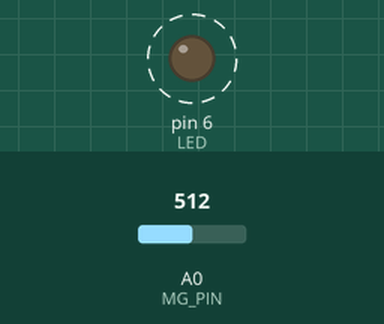
Simulated run of this sketch. Board: Arduino Uno, built with avr-gcc and run on an emulated ATmega328P. Parts: output pins drawn as LEDs (lit = HIGH). Dashed ring = blinking. The inputs (shaded band) are chosen by the test bench; at power-on: A0 (MG_PIN) = 512. What the sketch prints to the serial monitor is not drawn.

Above: at 0.3 s.
Timing chart, 0 to 3.0 s (numbered marks = the images above):
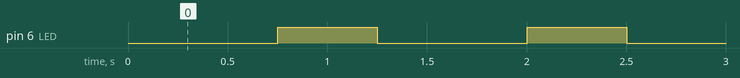

Measured:
- by itself, pin 6 (LED): alternates HIGH for 0.50 s and LOW for 0.75 s

The sketch:

HELLOWORLD_CO2_BASIC.ino
```cpp
#include "SEN0159.h"

#define SAMPLEUPDATE 11000

// MG_PIN Sensor de CO2 ligado à porta A/D A0

#define CO2Vcc PD7 // Fonte de alimentação para o sensor de CO2
                   // Ativa baixa.
#define LED PD6    // LED ligado ao pino 12 do ATMEGA328 (PD6)
                   // Configuração ativa-baixa
uint16_t  PRMS=0;

unsigned long myTime;
unsigned long sampleTime;  // Mantém registo de quando é que foi feita a última aquisição do valor do CO2

// ------------------------------------------------------------------------------------------------------------------
// void setup(void)
// ------------------------------------------------------------------------------------------------------------------
void setup()
{
  Serial.begin(250000);        // Instancia porto série
  pinMode(LED, OUTPUT);
  pinMode(CO2Vcc, OUTPUT);     // Estabelece porto para controlo de CO2Vcc
  digitalWrite(CO2Vcc, LOW);   // Liga fonte de alimentação
  sampleTime = millis();       // Cria timetag inicial

}

// ------------------------------------------------------------------------------------------------------------------
// void loop(void)
// ------------------------------------------------------------------------------------------------------------------
void loop()
{
  // Liga CO2Vcc para aquecer o sensor
  digitalWrite(LED,LOW);    // Liga LED
  delay(500); // 60 segundos
  PRMS = (uint16_t) CO2ppm(MG_PIN, CO2Curve);
  Serial.println(PRMS);
  digitalWrite(LED,HIGH);   // Desliga LED
  delay(500); // 60 segundos
}
```

SEN0159.h
```cpp
// ------------------------------------------------------------------------------------------------------------------
// Aliases
// ------------------------------------------------------------------------------------------------------------------
#define         MG_PIN                       (A0)    //define which analog input channel you are going to use
#define         BOOL_PIN                     (2)
#define         DC_GAIN                      (8.5)   //define the DC gain of amplifier
#define         READ_SAMPLE_INTERVAL         (50)    //define how many samples you are going to take in normal operation
#define         READ_SAMPLE_TIMES            (5)     //define the time interval(in milisecond) between each samples in
#define         ZERO_POINT_VOLTAGE           (0.220) //define the output of the sensor in volts when the concentration of CO2 is 400PPM
#define         REACTION_VOLTGAE             (0.030) //define the voltage drop of the sensor when move the sensor from air into 1000ppm CO2
// ------------------------------------------------------------------------------------------------------------------
// Variáveis
// ------------------------------------------------------------------------------------------------------------------
float           CO2Curve[3]  =  {2.602,ZERO_POINT_VOLTAGE,(REACTION_VOLTGAE/(2.602-3))};
                                                     //two points are taken from the curve.
                                                     //with these two points, a line is formed which is
                                                     //"approximately equivalent" to the original curve.
                                                     //data format:{ x, y, slope}; point1: (lg400, 0.324), point2: (lg4000, 0.280)
                                                     //slope = ( reaction voltage ) / (log400 –log1000)
// ------------------------------------------------------------------------------------------------------------------
// Protótipos
// ------------------------------------------------------------------------------------------------------------------
float MGRead(int);
int   MGGetPercentage(float , float*);
int   CO2ppm(int,float*);
```

SEN0159.ino
```cpp
/*****************************  CO2ppm *********************************************
Input:   mg_pin   - analog channel
		 CO2Curve - pointer to the curve of the target gas
Output:  CO2 concentration
************************************************************************************/
int CO2ppm(int MG_PIN,float *CO2Curve)
{
    float volts;
    volts = MGRead(MG_PIN);
    return(MGGetPercentage(volts,CO2Curve));
}

/*****************************  MGRead *********************************************
Input:   mg_pin - analog channel
Output:  output of SEN-000007
Remarks: This function reads the output of SEN-000007
************************************************************************************/
float MGRead(int mg_pin)
{
    int i;
    float v=0;

    for (i=0;i<READ_SAMPLE_TIMES;i++) {
        v += analogRead(mg_pin);
        delay(READ_SAMPLE_INTERVAL);
    }
    v = (v/READ_SAMPLE_TIMES) *5/1024 ;
    return v;
}

/*****************************  MQGetPercentage **********************************
Input:   volts   - SEN-000007 output measured in volts
         pcurve  - pointer to the curve of the target gas
Output:  ppm of the target gas
Remarks: By using the slope and a point of the line. The x(logarithmic value of ppm)
         of the line could be derived if y(MG-811 output) is provided. As it is a
         logarithmic coordinate, power of 10 is used to convert the result to non-logarithmic
         value.
************************************************************************************/
int  MGGetPercentage(float volts, float *pcurve)
{
   if ((volts/DC_GAIN )>=ZERO_POINT_VOLTAGE) {
      return 350;
   } else {
      return pow(10, ((volts/DC_GAIN)-pcurve[1])/pcurve[2]+pcurve[0]);
   }
}
```
